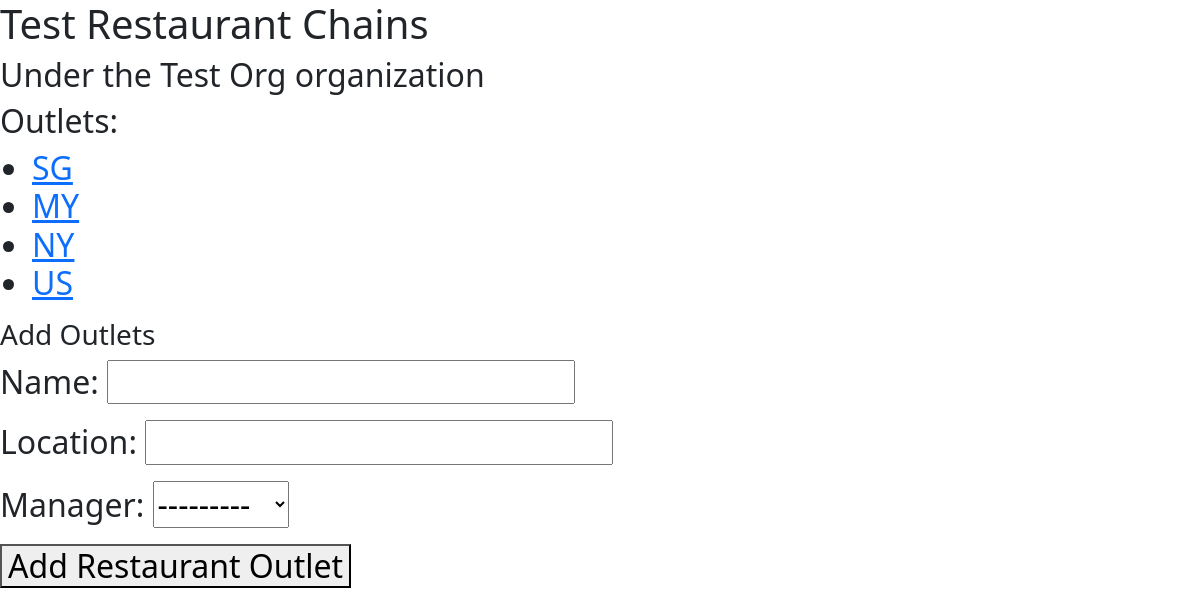
Before: /restaurants/orgs/1/1 (signed in) with the older database file.
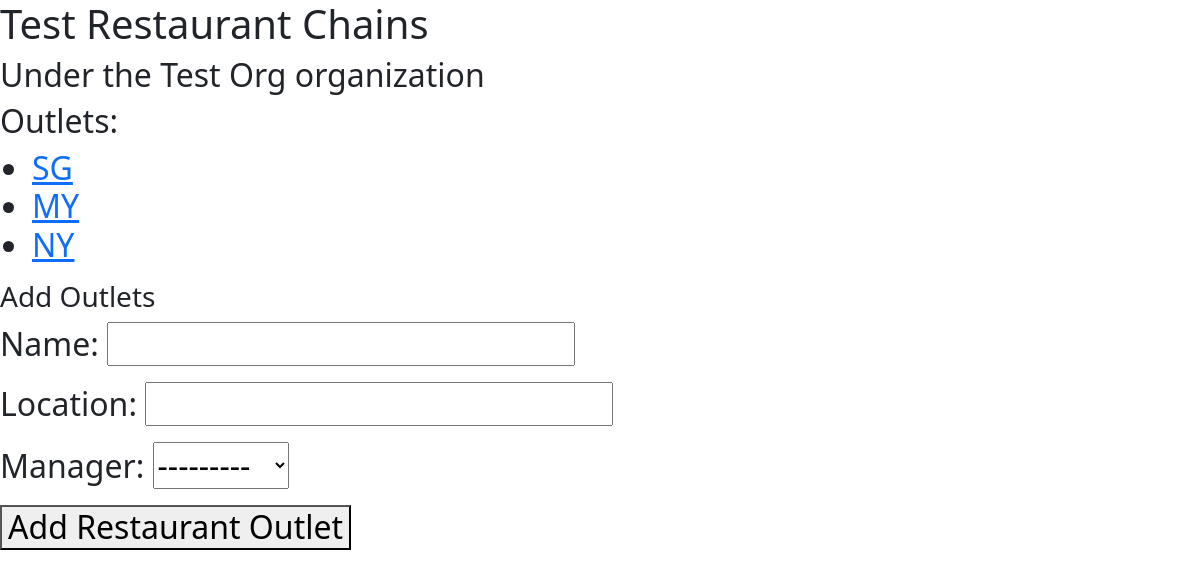
After: the same page with the newer database file.
### restaurants/models.py (models this page shows, shortened)
class Restaurant(models.Model):
    name = models.CharField(max_length=50)
    parent_organization = models.ForeignKey(Organization, on_delete=models.CASCADE, default=None)

class Organization(models.Model):
    name = models.CharField(max_length=50)
    head_office = models.CharField(max_length=50)
    contact = models.CharField(max_length=50)
    admin = models.ForeignKey(User, on_delete=models.CASCADE)
    def __str__(self):
        return self.name

class RestaurantOutlet(Group):
    restaurant = models.ForeignKey(Restaurant, on_delete=models.CASCADE)
    location = models.CharField(max_length=50)
    manager = models.ForeignKey(settings.AUTH_USER_MODEL, on_delete= models.SET_DEFAULT, default=None)

### restaurants/views.py (the view)
# urls.py: path("orgs/<int:organization_id>/<int:restaurant_id>", views.restaurantsIndex, name="restaurantsIndex"),
def restaurantsIndex(request, organization_id, restaurant_id):
    org = get_object_or_404(Organization, pk=organization_id)
    restaurant = get_object_or_404(Restaurant, pk=restaurant_id)
    outlets = RestaurantOutlet.objects.filter(restaurant=restaurant)
    if request.method == 'POST':
        form = CreateRestaurantOutlet(request.POST)
        print(f'Form Data: {request.POST}')
        if form.is_valid():
            restaurant_outlet = form.save(commit=False)
            restaurant_outlet.restaurant = restaurant
            restaurant_outlet.save()
            return redirect('restaurant:restaurantsIndex', organization_id=organization_id, restaurant_id=restaurant_id)
        else:
            print('Form has errors')
            print(form.errors)
            print(form.non_field_errors())
    else:
        form = CreateRestaurantOutlet()
    context = {
        'org': org,
        'restaurant': restaurant,
        'outlets': outlets,
        'form': form
    }
    if restaurant.parent_organization != org:
        return HttpResponse(f"Restaurant not under {org.name}")
    return render(request, 'restaurants/restaurantsIndex.html', context)

### restaurants/forms.py
class CreateRestaurantOutlet(forms.ModelForm):
    class Meta:
        model = RestaurantOutlet
        fields = ['name', 'location', 'manager']

### restaurants/templates/restaurants/restaurantsIndex.html (shortened to what this page needs)
<!doctype html>
<html lang="en">
  <head>
    <link href="https://cdn.jsdelivr.net/npm/bootstrap@5.3.2/dist/css/bootstrap.min.css" rel="stylesheet">
  </head>
  <body>
    <div class="page-header">
      <h1>{{restaurant.name}} Chains</h1>
    </div>
    <div>
        <h2>Under the {{restaurant.parent_organization}} organization<h2>
        <h2>Outlets:<h2>
        <div>
            {% if outlets %}
            <ul>
            {% for outlet in outlets %}
                <li><a href="{% url 'restaurant:outletPage' outlet.name %}">{{outlet.location}}</a></li>
            {% endfor %}
                </ul>
            {% else %}
                <p>No outlets are available.</p>
            {% endif %}
        </div>
        <div>
            {% if user == restaurant.parent_organization.admin %}
            <h3>Add Outlets</h3>
            <form method="post" action="{% url 'restaurant:restaurantsIndex' organization_id=org.id restaurant_id=restaurant.id %}">
                {{ form.as_p }}
                <button type="submit">Add Restaurant Outlet</button>
            </form>
            {% endif %}
        </div>
    </div>
  </body>
</html>

Changed rows visible on the page:
removed RestaurantOutlet: location "US"
